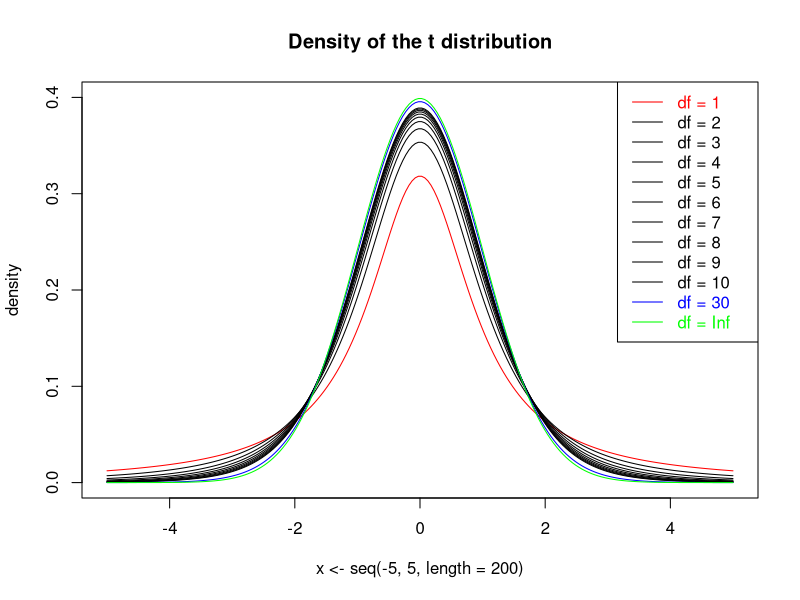
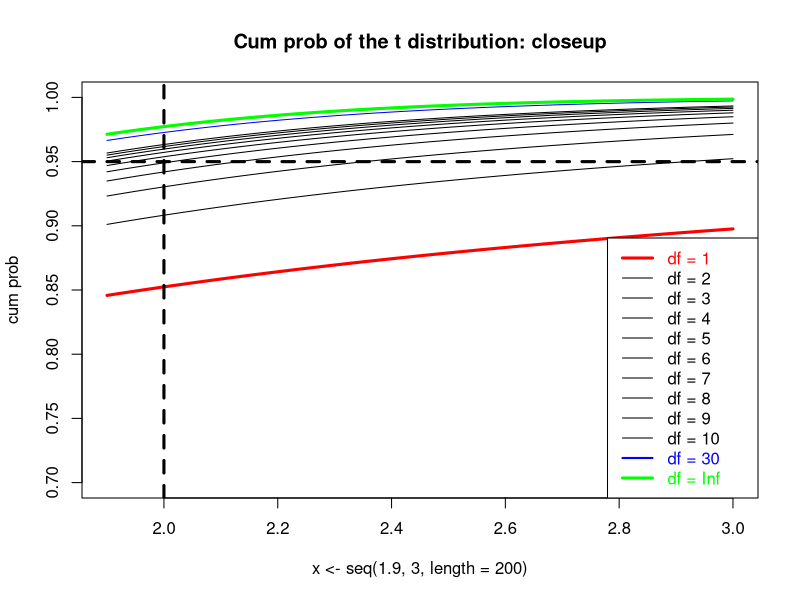

Generate these figures, in order, with R:
###   t-density plot

plot(x<-seq(-5,5,length=200), dt(x, 1), type="l", col="red", ylim=c(0,.4), ylab="density")
title("Density of the t distribution")
for(df in c(2:10))
	lines(x, dt(x,df))
lines(x, dt(x,30), col="blue")
lines(x, dnorm(x), col="green")
dflist<-c(1:10,30,Inf)
legend('topright', 
	legend = paste("df =", dflist, '   '),
	lty=rep(1, length(dflist)),
	text.col=c("red", rep("black", length(dflist)-3), "blue", "green"),
	col = c("red", rep("black", length(dflist)-3), "blue", "green")
)
#pngSave("t-density")

plot(x<-seq(1.9, 3 ,length=200), pt(x, 1), type="l", 
     col="red", lwd=3, ylab="cum prob", ylim=c(.7,1))
title("Cum prob of the t distribution: closeup")
for(df in c(2:10))
	lines(x, pt(x,df))
lines(x, pt(x,30), col="blue")
lines(x, pnorm(x), col="green", lwd=3)
dflist<-c(1:10,30,Inf)
legend('bottomright', 
	legend = paste("df =", dflist, "     "),
	lty=rep(1, length(dflist)),
	lwd=c("3", rep(1,length(dflist)-3), 2, 3),
	text.col=c("red", rep("black", length(dflist)-3), "blue", "green"), 
	col = c("red", rep("black", length(dflist)-3), "blue", "green")
)
abline(v=2.0, h=0.95, lty=2, lwd=3)
#pngSave("t-cum")

